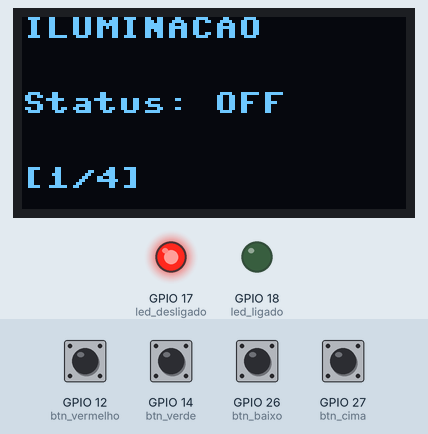
Bench run of a program on a simulated ESP32 board running MicroPython. Parts: 128×64 one-colour display, output pins drawn as LEDs (lit = HIGH). Wiring (from the project's diagram.json): red button on GPIO 12, green button on GPIO 14, red LED on GPIO 17, green LED on GPIO 18, button on GPIO 26, white button on GPIO 27. The test bench sets the inputs (shaded band); at power-on: GPIO 12 (btn_vermelho), GPIO 14 (btn_verde), GPIO 26 (btn_baixo), GPIO 27 (btn_cima) HIGH. Library files of the repository ran but are not shown: ssd1306.py; what the program prints to the serial console is not drawn.

Above: at 1.2 s.
1.3 s: GPIO 14 (btn_verde) pulled LOW for 0.15 s
At 2.6 s:
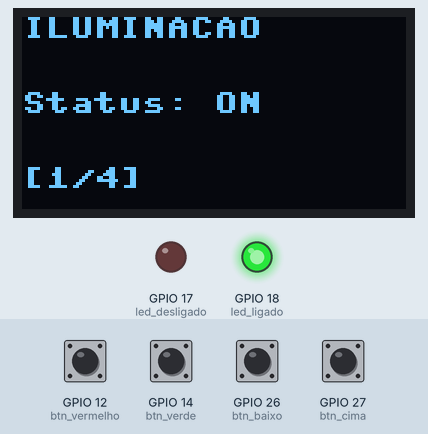
2.9 s: GPIO 26 (btn_baixo) pulled LOW for 1 s
At 4.5 s:
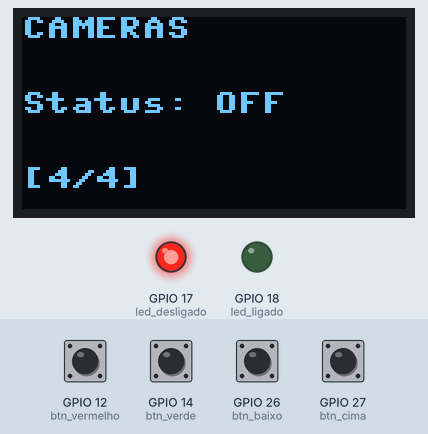
5.4 s: GPIO 14 (btn_verde) pulled LOW for 1 s
At 6.5 s:
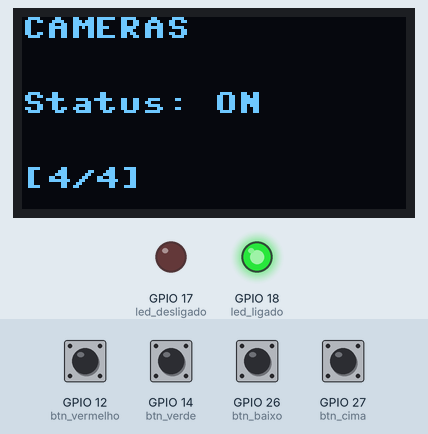
7.9 s: GPIO 27 (btn_cima) pulled LOW for 0.15 s
At 8.4 s:
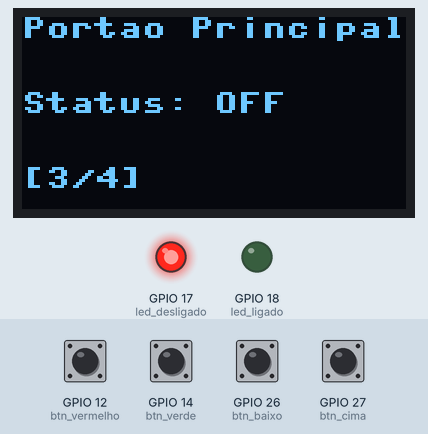
9.5 s: GPIO 14 (btn_verde) pulled LOW for 0.15 s
At 10.7 s:
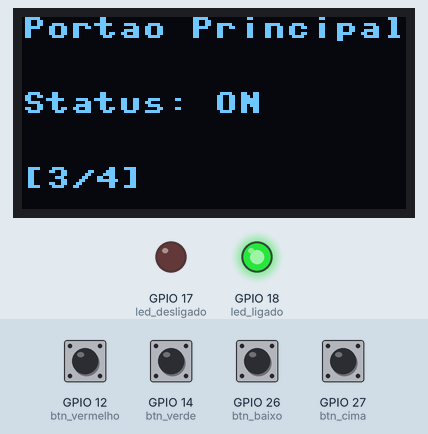
11.1 s: GPIO 26 (btn_baixo) pulled LOW for 0.15 s
At 11.7 s:
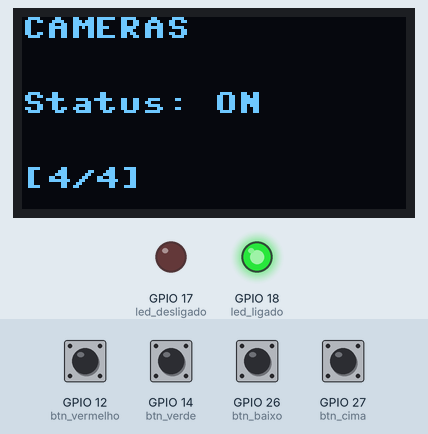
Timing chart, 0 to 13.7 s (numbered marks = the images above; inputs shaded):
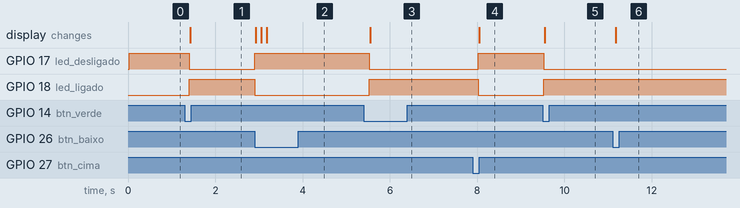

The program:

main.py
```python
import machine
import time
import ssd1306

#botões de controle
btn_vermelho = machine.Pin(12, machine.Pin.IN, machine.Pin.PULL_UP)
btn_verde = machine.Pin(14, machine.Pin.IN, machine.Pin.PULL_UP)

#botões de navegação
btn_cima = machine.Pin(27, machine.Pin.IN, machine.Pin.PULL_UP)
btn_baixo = machine.Pin(26, machine.Pin.IN, machine.Pin.PULL_UP)

#LED
led_desligado = machine.Pin(17, machine.Pin.OUT)
led_ligado = machine.Pin(18, machine.Pin.OUT)

#tela
largura = 128
altura = 64
i2c = machine.I2C(0, scl = machine.Pin(22), sda=machine.Pin(21))
tela = ssd1306.SSD1306_I2C(largura, altura, i2c)

qual_tela = 1
status_iluminacao = "OFF"
status_ar = "OFF"
status_portao = "OFF"
status_cameras = "OFF"

while True:
    if btn_cima.value() == 0 and qual_tela >= 2:
        qual_tela -= 1
        print("Botão Cima OK")

    if btn_baixo.value() == 0 and qual_tela <= 3:
        qual_tela +=1
        print("Botão Baixo OK")

    print(qual_tela)

    if qual_tela == 1:
        if btn_vermelho.value() == 0:
            status_iluminacao = "OFF"
            print("Botão Vermelho OK")

        if btn_verde.value() == 0:
            status_iluminacao = "ON"
            print("Botão Verde OK")

        tela.fill(0)
        tela.text("ILUMINACAO", 0, 0)
        #tela.text("Status:", 0, 25)
        if status_iluminacao == "OFF":
            tela.text("Status: OFF", 0, 25)
            led_desligado.value(1)
            led_ligado.value(0)
        elif  status_iluminacao == "ON":
            tela.text("Status: ON", 0, 25)
            led_desligado.value(0)
            led_ligado.value(1)
        tela.text("[1/4]", 0, 50)
        tela.show()
    elif qual_tela == 2:
        if btn_verde.value() == 0:
            status_ar = "ON"
            print("Botão Vermelho OK")

        if btn_verde.value() == 0:
            status_ar = "ON"
            print("Botão Verde OK")

        tela.fill(0)
        tela.text("Ar-condicionado", 0, 0)
        #tela.text("Status:", 0, 25)
        if status_ar == "OFF":
            tela.text("Status: OFF", 0, 25)
            led_desligado.value(1)
            led_ligado.value(0)
        elif  status_ar == "ON":
            tela.text("Status: ON", 0, 25)
            led_desligado.value(0)
            led_ligado.value(1)
        tela.text("[2/4]", 0, 50)
        tela.show()
    elif qual_tela == 3:
        if btn_verde.value() == 0:
            status_portao = "ON"
            print("Botão Vermelho OK")

        if btn_verde.value() == 0:
            status_portao = "ON"
            print("Botão Verde OK")

        tela.fill(0)
        tela.text("Portao Principal", 0, 0)
        #tela.text("Status:", 0, 25)
        if status_portao == "OFF":
            tela.text("Status: OFF", 0, 25)
            led_desligado.value(1)
            led_ligado.value(0)
        elif  status_portao == "ON":
            tela.text("Status: ON", 0, 25)
            led_desligado.value(0)
            led_ligado.value(1)
        tela.text("[3/4]", 0, 50)
        tela.show()
    elif qual_tela == 4:
        if btn_verde.value() == 0:
            status_cameras = "ON"
            print("Botão Vermelho OK")

        if btn_verde.value() == 0:
            status_cameras = "ON"
            print("Botão Verde OK")

        tela.fill(0)
        tela.text("CAMERAS", 0, 0)
        #tela.text("Status:", 0, 25)
        if status_cameras == "OFF":
            tela.text("Status: OFF", 0, 25)
            led_desligado.value(1)
            led_ligado.value(0)
        elif  status_cameras == "ON":
            tela.text("Status: ON", 0, 25)
            led_desligado.value(0)
            led_ligado.value(1)
        tela.text("[4/4]", 0, 50)
        tela.show()


    time.sleep(0.1)
```

Measured:
- after the input at 1.3 s, GPIO 17 (led_desligado): HIGH → LOW after 0.10 s; GPIO 18 (led_ligado): LOW → HIGH after 0.10 s; the display: changes after 0.13 s (image 1)
- after the input at 2.9 s, GPIO 17 (led_desligado): LOW → HIGH at once; GPIO 18 (led_ligado): HIGH → LOW at once; the display: first changes at once (image 2 shows a later state)
- after the input at 5.4 s, GPIO 17 (led_desligado): HIGH → LOW after 0.13 s; GPIO 18 (led_ligado): LOW → HIGH after 0.13 s; the display: changes after 0.15 s (image 3)
- after the input at 7.9 s, GPIO 17 (led_desligado): LOW → HIGH after 0.13 s; GPIO 18 (led_ligado): HIGH → LOW after 0.13 s; the display: changes after 0.15 s (image 4)
- after the input at 9.5 s, GPIO 17 (led_desligado): HIGH → LOW at once; GPIO 18 (led_ligado): LOW → HIGH at once; the display: changes after 0.05 s (image 5)
- after the input at 11.1 s, the display: changes after 0.08 s (image 6)
